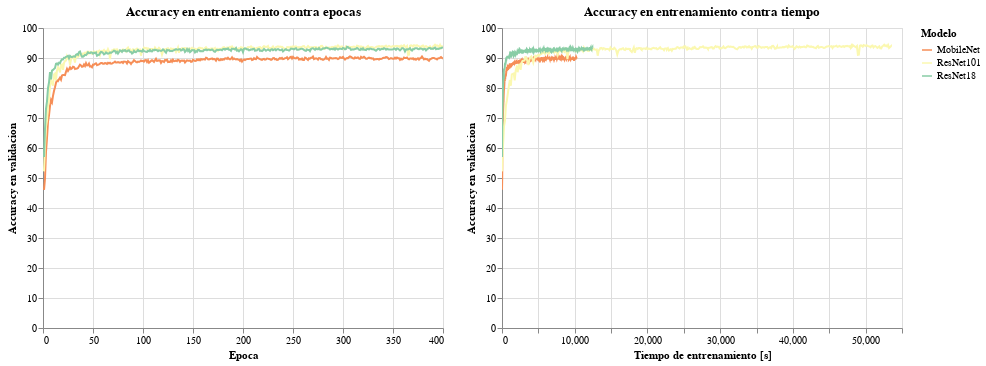

The cell this chart's notebook holds for it:
### Markdown cell above
De la tabla es posible ver que se alcanzan en todos los casos valores relativamente altos y no tan distantes entre si de accuracy en la base de datos de entrenamiento. Ademas, es posible notar un buen nivel de ratio nivel bastante cercano a 1 en el ratio entre el accuracy de entrenamiento y validacion. 
Los valores minimos de perdida y maximo de accuracy se se obtuvieron durante el ultimo tramo de entrenamiento, sin embargo, tal y como es posible apreciar en el grafico siguiente estos valores se estabilizan bastante durante las primeras 100 epocas de entrenamiento. Al ver estos en tanto tiempo es posible notar que el tiempo de entrenamiento para ResNet 101 es unas 3 veces mayor que el tiempo de entrenamiento en los otros modelos.

### Code cell
teacher_data=dict([(k,epoch_data[i]) for k,i in list(zip(conv_data['teachers']['index'],conv_data['teachers']['t'])) ])
source=pd.concat([d2plambda(v,k) for k,v in teacher_data.items()])

x1='epochs'
x2='test/wall_time'
y='test/acc'
color='model'

g=alt.hconcat(
alt.Chart(source,title="Accuracy en entrenamiento contra epocas").mark_line().encode(
    alt.Y(y, type='quantitative',title=global_titles[y],scale=alt.Scale(zero=True,base=10,type='linear')),
    alt.X(x1, type='quantitative',title=global_titles[x1],scale=alt.Scale(zero=True,base=10,type='linear')),
    color=alt.Color('%s:N'%color, legend=alt.Legend(title=global_titles[color]), scale=alt.Scale(scheme='spectral')),
    #strokeDash='model',
).interactive()
,
alt.Chart(source,title="Accuracy en entrenamiento contra tiempo").mark_line().encode(
    alt.Y(y, type='quantitative',title=global_titles[y],scale=alt.Scale(zero=True,base=10,type='linear')),
    alt.X(x2, type='quantitative',title=global_titles[x2],scale=alt.Scale(zero=True,base=10,type='time',nice=True)),
    color=alt.Color('%s:N'%color, legend=alt.Legend(title=global_titles[color]), scale=alt.Scale(scheme='spectral')),
    #strokeDash='model',
).interactive()
)
g

### Figure 1 — Vega-Lite specification as saved in the notebook (floating-point values rounded to 4 significant figures; data arrays with more than 128 entries replaced by an {"elided": "..."} marker saying what was removed)
{"config": {"view": {"continuousWidth": 400, "continuousHeight": 300}}, "hconcat": [{"mark": "line", "encoding": {"color": {"type": "nominal", "field": "model", "legend": {"title": "Modelo"}, "scale": {"scheme": "spectral"}}, "x": {"type": "quantitative", "field": "epochs", "scale": {"base": 10, "type": "linear", "zero": true}, "title": "Epoca"}, "y": {"type": "quantitative", "field": "test/acc", "scale": {"base": 10, "type": "linear", "zero": true}, "title": "Accuracy en validacion"}}, "selection": {"selector001": {"type": "interval", "bind": "scales", "encodings": ["x", "y"]}}, "title": "Accuracy en entrenamiento contra epocas"}, {"mark": "line", "encoding": {"color": {"type": "nominal", "field": "model", "legend": {"title": "Modelo"}, "scale": {"scheme": "spectral"}}, "x": {"type": "quantitative", "field": "test/wall_time", "scale": {"base": 10, "nice": true, "type": "time", "zero": true}, "title": "Tiempo de entrenamiento [s]"}, "y": {"type": "quantitative", "field": "test/acc", "scale": {"base": 10, "type": "linear", "zero": true}, "title": "Accuracy en validacion"}}, "selection": {"selector002": {"type": "interval", "bind": "scales", "encodings": ["x", "y"]}}, "title": "Accuracy en entrenamiento contra tiempo"}], "data": {"name": "data-fc62e0a736f56f65161d14cfb1991fbb"}, "$schema": "https://vega.github.io/schema/vega-lite/v4.8.1.json", "datasets": {"data-fc62e0a736f56f65161d14cfb1991fbb": {"elided": "1200 records"}}}
